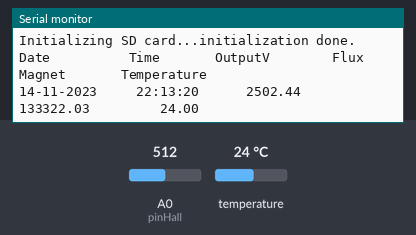
The sketch below on a simulated Arduino Uno, built with avr-gcc and run on an emulated ATmega328P. Parts: the last lines printed to the serial monitor. The inputs (shaded band) are chosen by the test bench; at power-on: temperature 24 °C, A0 (pinHall) = 512. The local clock reads 2024-03-15 10:24:30 at power-on unless the sketch sets it; storage starts empty.

Above: at 1.2 s.
1.3 s: temperature set to 12 °C
At 2.6 s:
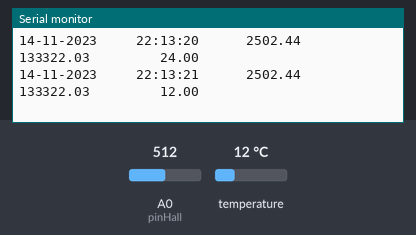
2.8 s: A0 (pinHall) set to 716
At 3.9 s:
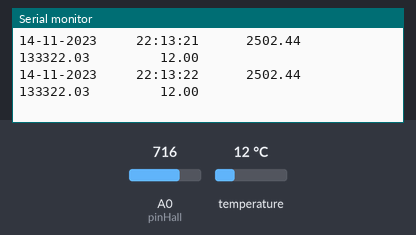
4.3 s: temperature set to 19 °C
At 5.6 s:
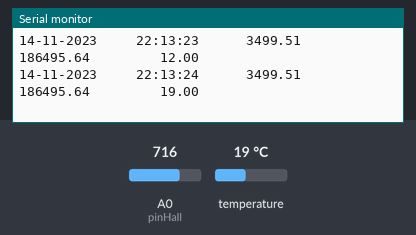
5.8 s: A0 (pinHall) set to 900
At 7.0 s:
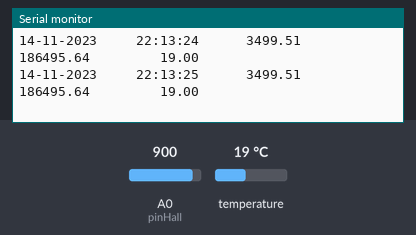
Timing chart, 0 to 8.3 s (numbered marks = the images above; inputs shaded):
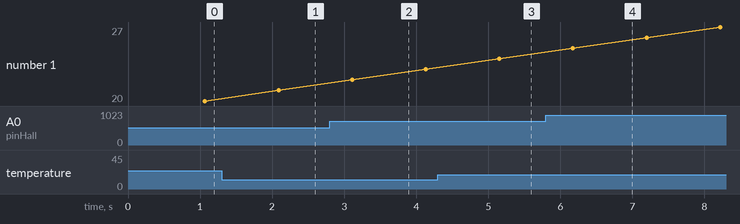

Measured:
- after the input at 1.3 s, the serial monitor: prints a new line after 0.79 s (image 1)
- after the input at 4.3 s, the serial monitor: prints a new line after 0.85 s (image 3)

The sketch:

gabungan.ino
```cpp
#include <SPI.h>
#include <SD.h>
#include "RTClib.h"
File myFile;
RTC_DS3231 rtc;
char dataHari[7][12] = {"Minggu", "Senin", "Selasa", "Rabu", "Kamis", "Jumat", "Sabtu"};
String hari;
int tanggal, bulan, tahun, jam, menit, detik;
float suhu;

String Data;
float outputV,magneticFlux;

const int pinHall = A0;

void setup() {
  Serial.begin(9600);
  pinMode(pinHall, INPUT);

  //setup rtc
  if (! rtc.begin()) {
    Serial.println("RTC Tidak Ditemukan");
    Serial.flush();
    abort();
  }
  rtc.adjust(DateTime(F(__DATE__), F(__TIME__)));
  //  rtc.adjust(DateTime(2014, 1, 21, 3, 0, 0));

  //setup SD Card
  while (!Serial) {
  ;
  }
  Serial.print("Initializing SD card...");
  if (!SD.begin(10)) {
    Serial.println("initialization failed!");
    while (1);
  }
  Serial.println("initialization done.");
  Serial.println("Date          Time       OutputV        Flux Magnet       Temperature");

}

void loop() {
  hallEffect();
  sensorRtc();
  writingData();
}
```

3_sensorRtc.ino
```cpp
void sensorRtc(){
  DateTime now = rtc.now();
  hari    = dataHari[now.dayOfTheWeek()];
  tanggal = now.day(), DEC;
  bulan   = now.month(), DEC;
  tahun   = now.year(), DEC;
  jam     = now.hour(), DEC;
  menit   = now.minute(), DEC;
  detik   = now.second(), DEC;
  suhu    = rtc.getTemperature();

  delay(500);
}
```

4_writingData.ino
```cpp
void writingData(){
  myFile = SD.open("kkk.txt", FILE_WRITE);
  if (myFile) {
    String Date = String(tanggal) + "-" + String(bulan) + "-" + String(tahun);
    String Time = String(jam) + ":" + String(menit) + ":" + String(detik);
    Data = Date + "     " + Time + "      " + String(outputV) + "       " + String(magneticFlux) + "         " + String(suhu);
    myFile.println(Data);
    Serial.println(Data);
    myFile.close();
  } else {
    Serial.println("error opening");
  }
}
```

2_hallEffect.ino
```cpp
void hallEffect(){
  //Filter kebisingan dengan 10 pengukuran
  long measure = 0;
  for(int i = 0; i < 10; i++){
      int value =
      measure += analogRead(pinHall);
  }
  measure /= 10;

  //Hitung tegangan dalam mV yang memberikan output dari sensor Hall
  outputV = measure * 5000.0 / 1023;

  //Interpolasi kerapatan medan magnet (rumus)
  magneticFlux =  outputV * 53.33 - 133.3;

  delay(500);
}
```
